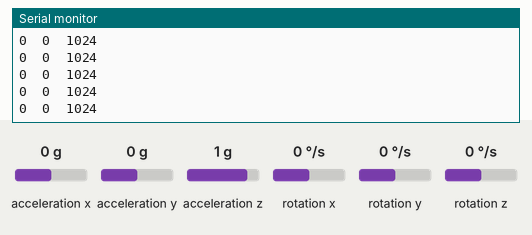
Bench run of a sketch on a simulated Arduino Uno, built with avr-gcc and run on an emulated ATmega328P. Parts: the last lines printed to the serial monitor. Inputs (shaded band) come from the test bench; at power-on: acceleration x 0 g, acceleration y 0 g, acceleration z 1 g, rotation x 0 °/s, rotation y 0 °/s, rotation z 0 °/s.

Above: at 1.2 s.
1.3 s: acceleration x set to -1.4 g
At 1.88 s:
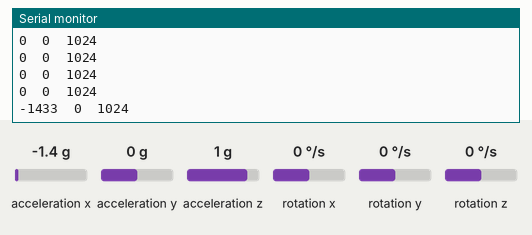
4.3 s: acceleration y set to -1.4 g
At 5.5 s:
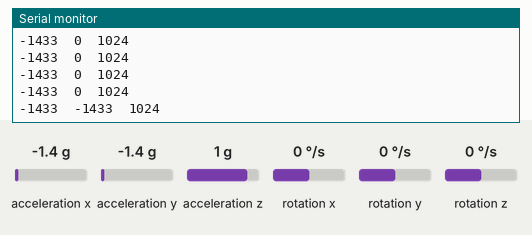
5.8 s: acceleration x set to 0.8 g
At 7.04 s:
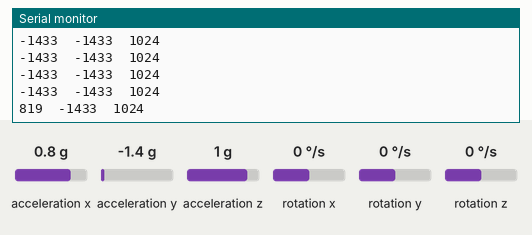
8.8 s: acceleration z set to -1.4 g
At 9.79 s:
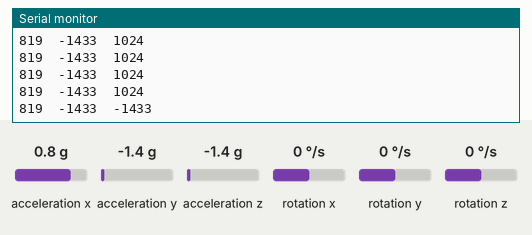
Timing chart, 0 to 11.3 s (numbered marks = the images above; inputs shaded):
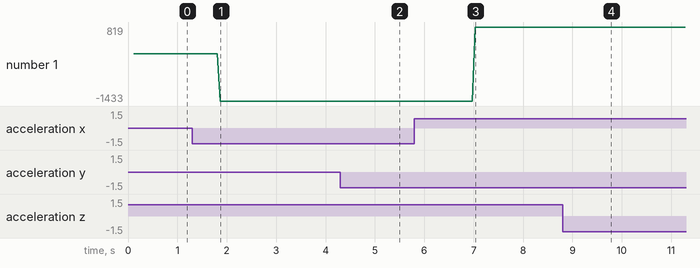

The sketch:

packed_accel.ino
```cpp
#include <SFE_MMA8452Q.h>
#include "PackedBuffer.h"

// PackedBuffer.cpp
extern template class PackedBuffer<40>;

MMA8452Q accel;
PackedBuffer<40> buff;

void setup() {
  Serial.begin(9600);
  accel.init(SCALE_8G, ODR_12);
}

void loop() {
  while (!buff.full()) {
    while (!accel.available())
      ;
    accel.read();
    buff.push(accel.x, accel.y, accel.z);
  }
  buff.print_all();
  buff.reset();
}
```

PackedBuffer.cpp
```cpp
/*
 * PackedBuffer.cpp
 *
 *  Created on: Jul 10, 2016
 *      Author: bdpowell
 */

#include "PackedBuffer.h"
#include "Arduino.h"

/*
 * Pack the first set of reads in. This will overwrite any
 * previous calls to pack1() or pack2(), so call it before
 * pack2().
 */
inline void packed_data::pack1(read x, read y, read z) {
	// Pack LSB into the full bytes
	this->lsb_bytes.x1 = x & 0x00FF;
	this->lsb_bytes.y1 = y & 0x00FF;
	this->lsb_bytes.z1 = z & 0x00FF;
	// Pack MSB "nibble" (four bits)
	this->msb_nibbles.x1_x2 = (x & 0x0F00) >> 4;
	this->msb_nibbles.y1_y2 = (y & 0x0F00) >> 4;
	this->msb_nibbles.z1_z2 = (z & 0x0F00) >> 4;
}

/*
 * Pack the second set of reads in. This will not overwrite
 * data from pack1(), but will be overwritten the next time
 * pack1() or pack2() is called.
 */
inline void packed_data::pack2(read x, read y, read z) {
	this->lsb_bytes.x2 = x & 0x00FF;
	this->lsb_bytes.y2 = y & 0x00FF;
	this->lsb_bytes.z2 = z & 0x00FF;

	this->msb_nibbles.x1_x2 = this->msb_nibbles.x1_x2 | (x & 0x0F00) >> 8;
	this->msb_nibbles.y1_y2 = this->msb_nibbles.y1_y2 | (y & 0x0F00) >> 8;
	this->msb_nibbles.z1_z2 = this->msb_nibbles.z1_z2 | (z & 0x0F00) >> 8;
}

/*
 * Unpack the data and print its contents to stdout.
 * Used for testing.
 */
inline void packed_data::unpack_and_print() {
	short x1, y1, z1, x2, y2, z2;
	// 1. Turn MSB into a signed char so right shifts are arithmetic
	// 2. Right arithmetic shift keeps sign
	// 3. Add to short in such a way that it keeps sign
	x1 = (((int8_t) this->msb_nibbles.x1_x2) >> 4) << 8 | this->lsb_bytes.x1;
	y1 = (((int8_t) this->msb_nibbles.y1_y2) >> 4) << 8 | this->lsb_bytes.y1;
	z1 = (((int8_t) this->msb_nibbles.z1_z2) >> 4) << 8 | this->lsb_bytes.z1;

	Serial.print(x1) ; Serial.print('\t');
	Serial.print(y1) ; Serial.print('\t');
	Serial.println(z1);

	// 1. Convert MSB to signed short
	// 2. Move MSB to back, then push back
	x2 = (int16_t) (this->msb_nibbles.x1_x2 << 12) >> 4 | this->lsb_bytes.x2;
	y2 = (int16_t) (this->msb_nibbles.y1_y2 << 12) >> 4 | this->lsb_bytes.y2;
	z2 = (int16_t) (this->msb_nibbles.z1_z2 << 12) >> 4 | this->lsb_bytes.z2;

	Serial.print(x2) ; Serial.print('\t');
	Serial.print(y2) ; Serial.print('\t');
	Serial.println(z2);
}

/*
 * Sets up the buffer.
 */
template<byte packs>
PackedBuffer<packs>::PackedBuffer() {
	buffer = new packed_data[packs];
	buffer_i = 0;
	is_read2 = false;
}

/*
 * Frees the buffer from memory. We probably won't use this...
 */
template<byte packs>
PackedBuffer<packs>::~PackedBuffer() {
	delete[] buffer;
}

/*
 * Push a new set of reads onto the buffer. These reads must
 * be 12-bit integers; any additional bits will be discarded.
 * Returns if the push was successful (i.e. buffer is not full).
 */
template<byte packs>
bool PackedBuffer<packs>::push(read x, read y, read z) {
	if (full()) {
		return false;
	}
	packed_data &d = buffer[buffer_i];
	if (is_read2) {
		d.pack2(x,y,z);
		buffer_i++;
		is_read2 = false;
	} else {
		d.pack1(x,y,z);
		is_read2 = true;
	}

	return true;
}

/*
 * Return if the buffer is full.
 */
template<byte packs>
bool PackedBuffer<packs>::full() {
	return buffer_i == packs;
}

/*
 * Return the total capacity of the buffer.
 */
template<byte packs>
byte PackedBuffer<packs>::capacity() {
	return packs * 2;
}

/*
 * Print every element in the buffer.
 * Used mainly for testing.
 */
template<byte packs>
void PackedBuffer<packs>::print_all() {
	for (byte i = 0; i < packs; i++) {
		buffer[i].unpack_and_print();
	}
}

/*
 * Reset the buffer so that it can be written to
 * again. This does not actually clear the data in
 * the buffer.
 */
template<byte packs>
void PackedBuffer<packs>::reset() {
	buffer_i = 0;
	is_read2 = false;
}

/*
 * Template Specializations
 */
// packed_accel.ino
template class PackedBuffer<40>;
```

PackedBuffer.h
```cpp
/*
 * PackedBuffer.h
 *
 * A buffer that packs 2 sensor reads, each consisting of 3 12-bit
 * signed integers, into 9 bytes. This technique trades CPU for RAM,
 * which is vital with our Arduino pro mini/micro.
 *
 *  Created on: Jul 10, 2016
 *      Author: bdpowell
 */

#ifndef PACKEDBUFFER_H_
#define PACKEDBUFFER_H_
#include "Arduino.h"

//using byte = uint8_t;
using read = uint16_t;

/*
 * Packs two sensor reads into 9 bytes. Has an alignment of 1 byte,
 * preventing data loss due to structure alignment.
 */
struct packed_data {
	// We store the full LSBs of each read in here
	struct {
		byte x1, y1, z1;
		byte x2, y2, z2;
	} lsb_bytes;
	// Then we store each "nibble" (the top 4 bits)
	// In each case, read1 takes the most significant nibble, and
	// read2 the least
	struct {
		byte x1_x2;
		byte y1_y2;
		byte z1_z2;
	} msb_nibbles;

	// TL;DR: Call pack1, then pack2 to prevent overwriting data
	void pack1(read x, read y, read z);
	void pack2(read x, read y, read z);
	// Print both reads to Serial; will be replaced later
	void unpack_and_print();
};

/*
 * A buffer to hold N "packs" of sensor reads efficiently. Encapsulates
 * reads somewhat, which is obviously a good thing.
 */
template<byte packs>
class PackedBuffer {
private:
	packed_data *buffer;
	byte buffer_i;
	bool is_read2;
public:
	PackedBuffer();
	virtual ~PackedBuffer();
	bool push(read x, read y, read z);
	bool full();
	byte capacity();
	void print_all();
	void reset();
};

#endif /* PACKEDBUFFER_H_ */
```

Measured:
- after the input at 1.3 s, the serial monitor: prints a new line after 0.57 s (image 1)
- after the input at 4.3 s, the serial monitor: prints a new line after 1.2 s (image 2)
- after the input at 5.8 s, the serial monitor: prints a new line after 1.2 s (image 3)
- after the input at 8.8 s, the serial monitor: prints a new line after 0.99 s (image 4)
- plotted number 1: 0 → -1433 after the input at 1.3 s, -1433 → 819 after the input at 5.8 s
